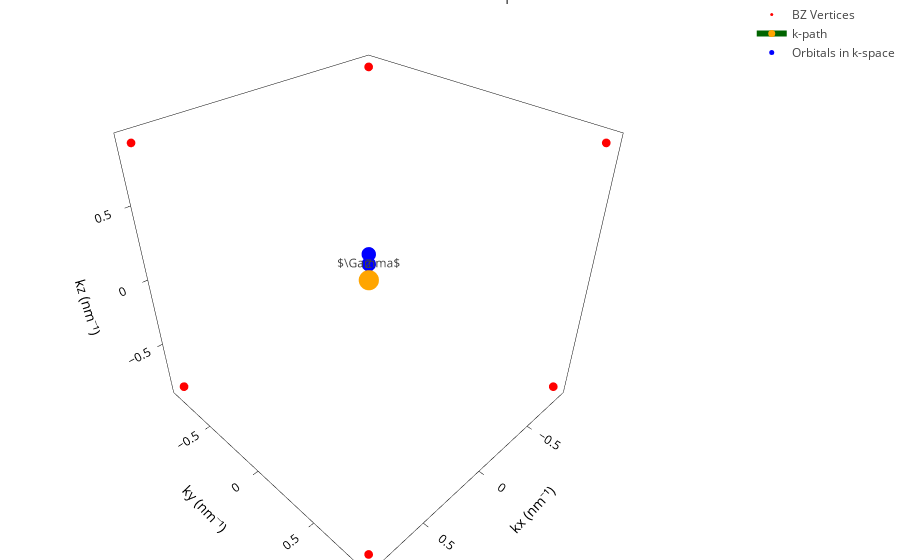

Notebook code for this chart:
### Code cell
import numpy as np
import plotly.graph_objects as go
from scipy.spatial import Voronoi, ConvexHull
import numpy as np
import plotly.graph_objects as go
from scipy.spatial import Voronoi, ConvexHull

def plot_bz_with_kpath_lines(
    b1, b2, b3, 
    k_cart, 
    k_label, 
    extra_scatter=None, 
    scatter_color="blue", 
    scatter_size=6, 
    scatter_name="Extra points"
):
    """
    Plot 3D Brillouin zone, k-path, and optional extra scatter points.
    - cell: TBPLaS cell object
    - k_cart: (N,3) k-point coordinates (in nm^-1)
    - k_label: list of labels for k-points
    - extra_scatter: (M,3) array of additional scatter points in k-space (optional)
    - scatter_color: color for the extra scatter points
    - scatter_size: marker size for the extra scatter points
    - scatter_name: legend label for the extra scatter points
    """
    # BZ construction
    pts = []
    for n1 in range(-1, 2):
        for n2 in range(-1, 2):
            for n3 in range(-1, 2):
                pts.append(n1 * b1 + n2 * b2 + n3 * b3)
    pts = np.array(pts)
    vor = Voronoi(pts)
    origin_index = np.argmin(np.linalg.norm(pts, axis=1))
    region_index = vor.point_region[origin_index]
    region = vor.regions[region_index]
    if -1 in region:
        print("Warning: Brillouin zone is unbounded, try expanding the lattice grid!")
    vertices = np.array([vor.vertices[i] for i in region if i != -1])
    hull = ConvexHull(vertices)

    fig = go.Figure()
    # BZ mesh
    for s in hull.simplices:
        fig.add_trace(go.Mesh3d(
            x=vertices[s, 0], y=vertices[s, 1], z=vertices[s, 2],
            color='lightblue', opacity=0.5, alphahull=0, showlegend=False
        ))
    # BZ vertices
    fig.add_trace(go.Scatter3d(
        x=vertices[:, 0], y=vertices[:, 1], z=vertices[:, 2],
        mode='markers', marker=dict(size=3, color='red'), name='BZ Vertices'
    ))
    # # Gamma point
    # fig.add_trace(go.Scatter3d(
    #     x=[0], y=[0], z=[0],
    #     mode='markers', marker=dict(size=6, color='black', symbol='x'), name=r'Gamma'
    # ))
    # k-path lines+markers
    fig.add_trace(go.Scatter3d(
        x=k_cart[:, 0], y=k_cart[:, 1], z=k_cart[:, 2],
        mode='lines+markers',
        line=dict(color='darkgreen', width=6),
        marker=dict(size=7, color='orange'),
        name='k-path'
    ))
    # Label the special points
    for kpt, label in zip(k_cart, k_label):
        fig.add_trace(go.Scatter3d(
            x=[kpt[0]], y=[kpt[1]], z=[kpt[2]],
            mode='text',
            text=[label],
            textposition='top center',
            showlegend=False
        ))
    # Plot extra scatter points if provided
    if extra_scatter is not None and len(extra_scatter) > 0:
        fig.add_trace(go.Scatter3d(
            x=extra_scatter[:, 0], y=extra_scatter[:, 1], z=extra_scatter[:, 2],
            mode='markers',
            marker=dict(size=scatter_size, color=scatter_color),
            name=scatter_name
        ))
    fig.update_layout(
        scene=dict(
            xaxis_title='kx (nm⁻¹)',
            yaxis_title='ky (nm⁻¹)',
            zaxis_title='kz (nm⁻¹)'
        ),
        margin=dict(l=0, r=0, b=0, t=0),
        title="3D Brillouin Zone with k-point Path"
    )
    fig.show()


def fold_k_to_bz(k_cart, b1, b2, b3):
    """
    Fold cartesian k-points into the first Brillouin zone defined by b1, b2, b3.
    Returns cartesian coordinates in the first BZ.
    """
    B = np.vstack([b1, b2, b3])  # shape (3,3)
    # Fractional coordinates: solve B.T @ frac = k_cart
    frac = np.linalg.solve(B.T, k_cart.T).T
    # Wrap to (-0.5, 0.5]
    frac_bz = (frac + 0.5) % 1.0
    # Back to cartesian
    k_cart_bz = frac_bz @ B
    return k_cart_bz

k_cart_bz = fold_k_to_bz(k_cart, b1, b2, b3)
plot_bz_with_kpath_lines(
    b1, b2, b3,
    k_cart_bz,
    k_label,
    extra_scatter=k_pos_frac,
    scatter_color="blue",
    scatter_size=5,
    scatter_name="Orbitals in k-space"
)

### Figure 1 — Plotly figure (JSON) as saved in the notebook; plotly's stock layout.template omitted (floating-point values rounded to 4 significant figures)
{"data": [{"alphahull": 0, "color": "lightblue", "opacity": 0.5, "showlegend": false, "type": "mesh3d", "x": [0.8727, -0.8727, -0.8727], "y": [0.8727, 0.8727, -0.8727], "z": [-0.8727, -0.8727, -0.8727]}, {"alphahull": 0, "color": "lightblue", "opacity": 0.5, "showlegend": false, "type": "mesh3d", "x": [0.8727, 0.8727, -0.8727], "y": [0.8727, -0.8727, -0.8727], "z": [-0.8727, -0.8727, -0.8727]}, {"alphahull": 0, "color": "lightblue", "opacity": 0.5, "showlegend": false, "type": "mesh3d", "x": [0.8727, 0.8727, -0.8727], "y": [-0.8727, -0.8727, -0.8727], "z": [0.8727, -0.8727, -0.8727]}, {"alphahull": 0, "color": "lightblue", "opacity": 0.5, "showlegend": false, "type": "mesh3d", "x": [0.8727, -0.8727, -0.8727], "y": [-0.8727, -0.8727, -0.8727], "z": [0.8727, 0.8727, -0.8727]}, {"alphahull": 0, "color": "lightblue", "opacity": 0.5, "showlegend": false, "type": "mesh3d", "x": [0.8727, 0.8727, 0.8727], "y": [-0.8727, 0.8727, -0.8727], "z": [0.8727, -0.8727, -0.8727]}, {"alphahull": 0, "color": "lightblue", "opacity": 0.5, "showlegend": false, "type": "mesh3d", "x": [0.8727, 0.8727, 0.8727], "y": [-0.8727, 0.8727, 0.8727], "z": [0.8727, -0.8727, 0.8727]}, {"alphahull": 0, "color": "lightblue", "opacity": 0.5, "showlegend": false, "type": "mesh3d", "x": [-0.8727, -0.8727, -0.8727], "y": [0.8727, 0.8727, -0.8727], "z": [0.8727, -0.8727, -0.8727]}, {"alphahull": 0, "color": "lightblue", "opacity": 0.5, "showlegend": false, "type": "mesh3d", "x": [-0.8727, -0.8727, -0.8727], "y": [0.8727, -0.8727, -0.8727], "z": [0.8727, 0.8727, -0.8727]}, {"alphahull": 0, "color": "lightblue", "opacity": 0.5, "showlegend": false, "type": "mesh3d", "x": [-0.8727, 0.8727, -0.8727], "y": [0.8727, 0.8727, 0.8727], "z": [0.8727, -0.8727, -0.8727]}, {"alphahull": 0, "color": "lightblue", "opacity": 0.5, "showlegend": false, "type": "mesh3d", "x": [-0.8727, 0.8727, 0.8727], "y": [0.8727, 0.8727, 0.8727], "z": [0.8727, -0.8727, 0.8727]}, {"alphahull": 0, "color": "lightblue", "opacity": 0.5, "showlegend": false, "type": "mesh3d", "x": [-0.8727, 0.8727, -0.8727], "y": [0.8727, -0.8727, -0.8727], "z": [0.8727, 0.8727, 0.8727]}, {"alphahull": 0, "color": "lightblue", "opacity": 0.5, "showlegend": false, "type": "mesh3d", "x": [-0.8727, 0.8727, 0.8727], "y": [0.8727, -0.8727, 0.8727], "z": [0.8727, 0.8727, 0.8727]}, {"marker": {"color": "red", "size": 3}, "mode": "markers", "name": "BZ Vertices", "type": "scatter3d", "x": [-0.8727, 0.8727, -0.8727, 0.8727, -0.8727, -0.8727, 0.8727, 0.8727], "y": [-0.8727, -0.8727, 0.8727, 0.8727, 0.8727, -0.8727, 0.8727, -0.8727], "z": [-0.8727, -0.8727, -0.8727, -0.8727, 0.8727, 0.8727, 0.8727, 0.8727]}, {"line": {"color": "darkgreen", "width": 6}, "marker": {"color": "orange", "size": 7}, "mode": "lines+markers", "name": "k-path", "type": "scatter3d", "x": [0.8727, 0.8727], "y": [0.8727, 0.8727], "z": [0.8727, 0.8727]}, {"mode": "text", "showlegend": false, "text": ["$\\Gamma$"], "textposition": "top center", "type": "scatter3d", "x": [0.8727], "y": [0.8727], "z": [0.8727]}, {"mode": "text", "showlegend": false, "text": ["Z"], "textposition": "top center", "type": "scatter3d", "x": [0.8727], "y": [0.8727], "z": [0.8727]}, {"marker": {"color": "blue", "size": 5}, "mode": "markers", "name": "Orbitals in k-space", "type": "scatter3d", "x": [0.0, 0.0, 0.0, 0.0, 0.0, 0.0, 0.0, 0.0, 0.0, 0.0, 0.0, 0.0, 0.0, 0.0, 0.0, 0.0, 0.0, 0.0, 0.0, 0.0, 0.0, 0.0, 0.0, 0.0, 0.0, 0.0], "y": [0.0, 0.0, 0.0, 0.0, 0.0, 0.0, 0.0, 0.0, 0.0, 0.0, 0.0, 0.0, 0.0, 0.0, 0.0, 0.0, 0.0, 0.0, 0.0, 0.0, 0.0, 0.0, 0.0, 0.0, 0.0, 0.0], "z": [0.1833, 0.1833, 0.1833, 0.1833, 0.1833, 0.1833, 0.1833, 0.1833, 0.1833, 0.1833, 0.1833, 0.1833, 0.1833, 0.1142, 0.1142, 0.1142, 0.1142, 0.1142, 0.1142, 0.1142, 0.1142, 0.1142, 0.1142, 0.1142, 0.1142, 0.1142]}], "layout": {"margin": {"b": 0, "l": 0, "r": 0, "t": 0}, "scene": {"xaxis": {"title": {"text": "kx (nm⁻¹)"}}, "yaxis": {"title": {"text": "ky (nm⁻¹)"}}, "zaxis": {"title": {"text": "kz (nm⁻¹)"}}}, "title": {"text": "3D Brillouin Zone with k-point Path"}}}
